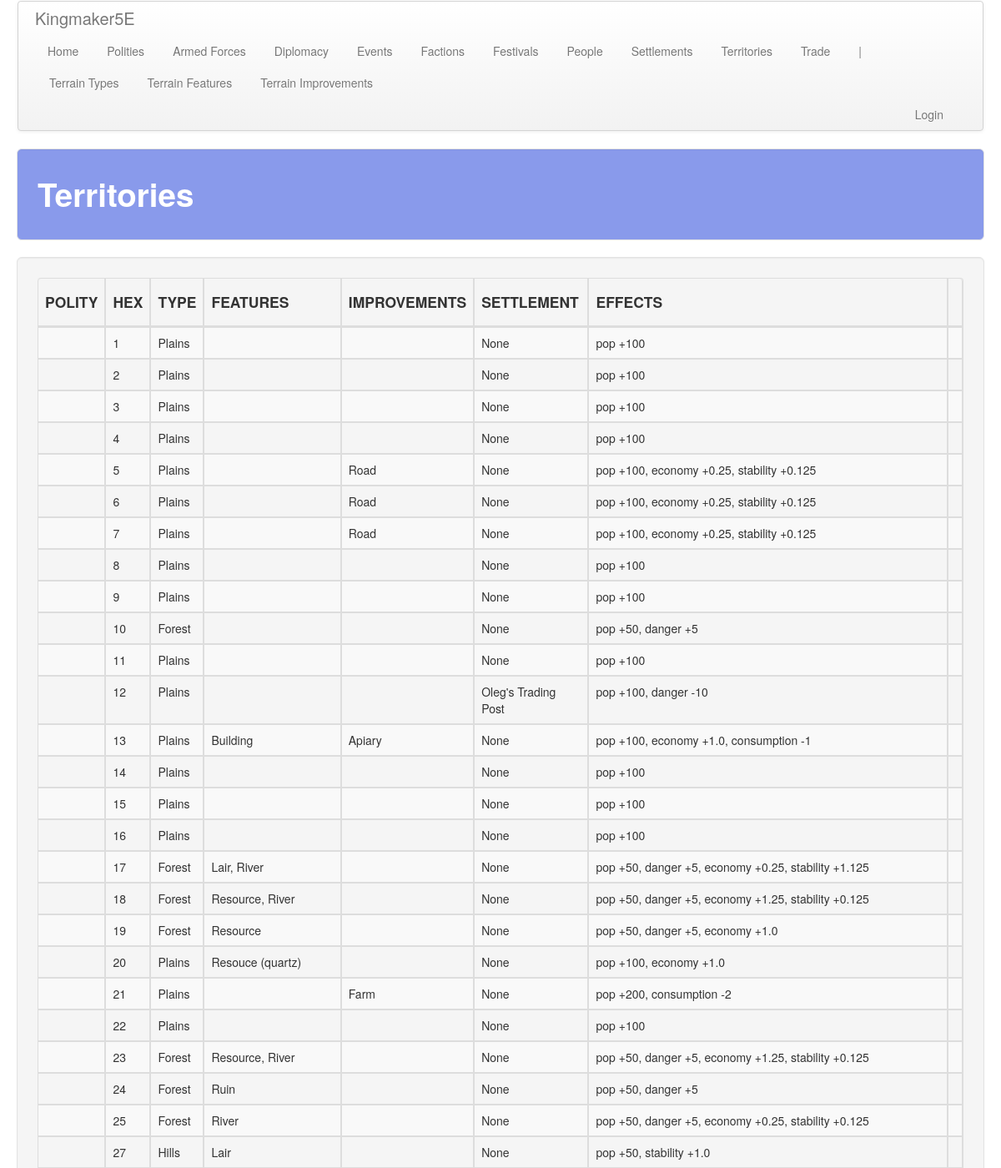
Page /territory/ (upper part) on the committed database.
### territory/models.py (models this page shows, shortened)
class Territory(models.Model):
    polity = models.ForeignKey(
        'polity.Polity', on_delete=models.SET_NULL, default=1,
        related_name='territory', related_query_name='territory',
        null=True, blank=True,
    )
    map = models.ForeignKey(
        Map, on_delete=models.CASCADE, default=1,
        related_name='territory', related_query_name='territory'
    )
    hex = models.IntegerField()
    type = models.ForeignKey(
        Type, on_delete=models.CASCADE, default=1,
        related_name='territory', related_query_name='territory'
    )
    features = models.ManyToManyField(
        Feature, related_name='territory', related_query_name='territory',
        blank=True,
    )
    improvements = models.ManyToManyField(
        Improvement, related_name='territory', related_query_name='territory',
        blank=True,
    )
    name = models.CharField(max_length=default_max_length, blank=True, null=True)
    notes = models.TextField(blank=True, null=True)
    img = models.TextField(blank=True, null=True)
    explored = models.BooleanField(default=False)

class Type(models.Model):
    name = models.CharField(max_length=default_max_length)
    pop_bonus = models.IntegerField(default=0)
    dan_bonus = models.IntegerField(default=0)
    exp_time = models.IntegerField(default=1)
    prep_time = models.IntegerField(default=1)
    prep_cost = models.IntegerField(default=1)
    farm_cost = models.IntegerField(default=1)
    road_cost = models.IntegerField(default=1)
    def __str__(self):
        return self.name

class Improvement(models.Model):
    name = models.CharField(max_length=default_max_length)
    pop_bonus = models.IntegerField(default=0)
    dan_bonus = models.IntegerField(default=0)
    eco_bonus = models.FloatField(default=0)
    loy_bonus = models.FloatField(default=0)
    sta_bonus = models.FloatField(default=0)
    fam_bonus = models.IntegerField(default=0)
    inf_bonus = models.IntegerField(default=0)
    def_bonus = models.IntegerField(default=0)
    con_bonus = models.IntegerField(default=0)
    inc_bonus = models.IntegerField(default=0)
    unr_bonus = models.IntegerField(default=0)
    cost_per_month = models.IntegerField(default=0)
    construction_time = models.IntegerField(default=0)
    exclusive = models.BooleanField()
    desc = models.TextField(default="")
    def __str__(self):
        return self.name

class Feature(models.Model):
    name = models.CharField(max_length=default_max_length)
    desc = models.TextField(default="", blank=True, null=True)
    pop_bonus = models.IntegerField(default=0)
    dan_bonus = models.IntegerField(default=0)
    eco_bonus = models.FloatField(default=0)
    loy_bonus = models.FloatField(default=0)
    sta_bonus = models.FloatField(default=0)
    def_bonus = models.IntegerField(default=0)
    con_bonus = models.IntegerField(default=0)
    inc_bonus = models.IntegerField(default=0)
    unr_bonus = models.IntegerField(default=0)
    def __str__(self):
        return self.name

### settlements/models.py (models this page shows, shortened)
class Settlement(models.Model):
    territory = models.ForeignKey(
        'territory.Territory', on_delete=models.SET_NULL,
        related_name='settlement', related_query_name='settlement',
        null=True, blank=True
    )
    name = models.CharField(max_length=default_max_length)
    capital = models.BooleanField(default=False)

### territory/views.py (the view)
# urls.py: path('', views.territories, name='territories'),
def territories(request):
    obj_plural = a_plural.replace(' ', '_')
    items = a_obj.objects.order_by('polity', 'hex', 'type')
    items = get_territory_effects(items)['territories']
    return render(
        request, '%s/%s.html' % (app_name, obj_plural),
        {'title': obj_plural.capitalize(), obj_plural: items}
    )

### common/settlements.py (called while the page is built, shortened)
def apply_deity_bonuses(building):
    if building.deity.name == "Great Church":
        if building.type.name.lower() == 'cathedral':
            building.loyalty += 4
            building.stability += 4
            building.unrest -= 4
            building.law += 2
        elif building.type.name.lower() == 'temple':
            building.loyalty += 2
            building.stability += 2
            building.unrest -= 2
        elif building.type.name.lower() == 'shrine':
            building.loyalty += 1
            building.unrest -= 1
    return {}

### common/utils.py (called while the page is built)
def get_signed_number(number):
    if number >= 0:
        s = '+%s' % number
    else:
        s = '-%s' % abs(number)
    return {'s': s}

### territory/templates/territory/territories.html (shortened to what this page needs)
<!DOCTYPE html>
{% extends 'territory/base.html' %}
{% load staticfiles %}
{% block table_header %}
    <th class="th_ccell"><h4>POLITY</h4></th>
    <th class="th_ccell"><h4>HEX</h4></th>
    <th class="th_ccell"><h4>TYPE</h4></th>
    <th class="th_ccell"><h4>FEATURES</h4></th>
    <th class="th_ccell"><h4>IMPROVEMENTS</h4></th>
    <th class="th_ccell"><h4>SETTLEMENT</h4></th>
    <th class="th_ccell"><h4>EFFECTS</h4></th>
    <th class="th_ccell"><h4></h4></th>
{% endblock %}
{% block table_body %}
    {% for territory in territories %}
        <tr>
            <td class="tb_lcell">{{ territory.polity.name }}</td>
            <td class="tb_ccell">{{ territory.hex }}</td>
            <td class="tb_ccell">{{ territory.type }}</td>
            <td class="tb_ccell">{{ territory.features.all|join:", " }}</td>
            <td class="tb_ccell">{{ territory.improvements.all|join:", " }}</td>
            <td class="tb_ccell">
                {% if territory.the_settlement %}
                    <div class="clickable-object" style="cursor: pointer;" data-href="{% url 'settlements:buildings' settlement_id=territory.the_settlement.pk %}">
                    {% if territory.the_settlement.capital %}
                        <img src="{% static 'img/glyphicons-halflings-211-king.png' %}" alt="My image"/>
                        <b>{{ territory.the_settlement.name }}</b>
                    {% else %}
                        {{ territory.the_settlement.name }}
                    {% endif %}
                    </div>
                {% else %}
                    None
                {% endif %}
            </td>
            <td class="tb_ccell">{{ territory.effects_summary }}</td>
            <td class="tb_ccell">
            </td>
        </tr>
    {% endfor %}
{% endblock %}

### static/css/custom.css (style rules this page uses)
.th_ccell { text-align: center; padding: 20px 20px 20px 20px; }
.tb_ccell { text-align: center; padding: 20px 20px 20px 20px; }
.tb_lcell { text-align: left; padding: 20px 20px 20px 20px; }

### static/css/hexagons.css (style rules this page uses)
* { margin: 0; padding: 0; }

### rows in the picture
Territory: hex "1", type "Plains", shows "None", effects_summary "pop +100"
Territory: hex "2", type "Plains", shows "None", effects_summary "pop +100"
Territory: hex "3", type "Plains", shows "None", effects_summary "pop +100"
Territory: hex "4", type "Plains", shows "None", effects_summary "pop +100"
Territory: hex "5", type "Plains", improvements.all "Road", shows "None", effects_summary "pop +100, economy +0.25, stability +0.125"
Territory: hex "6", type "Plains", improvements.all "Road", shows "None", effects_summary "pop +100, economy +0.25, stability +0.125"
Territory: hex "7", type "Plains", improvements.all "Road", shows "None", effects_summary "pop +100, economy +0.25, stability +0.125"
Territory: hex "8", type "Plains", shows "None", effects_summary "pop +100"
Territory: hex "9", type "Plains", shows "None", effects_summary "pop +100"
Territory: hex "10", type "Forest", shows "None", effects_summary "pop +50, danger +5"
Territory: hex "11", type "Plains", shows "None", effects_summary "pop +100"
Territory: hex "12", type "Plains", the_settlement.name "Oleg's Trading Post", effects_summary "pop +100, danger -10"
Territory: hex "13", type "Plains", features.all "Building", improvements.all "Apiary", shows "None", effects_summary "pop +100, economy +1.0, consumption -1"
Territory: hex "14", type "Plains", shows "None", effects_summary "pop +100"
Territory: hex "15", type "Plains", shows "None", effects_summary "pop +100"
Territory: hex "16", type "Plains", shows "None", effects_summary "pop +100"
Territory: hex "17", type "Forest", features.all "Lair, River", shows "None", effects_summary "pop +50, danger +5, economy +0.25, stability +1.125"
Territory: hex "18", type "Forest", features.all "Resource, River", shows "None", effects_summary "pop +50, danger +5, economy +1.25, stability +0.125"
Territory: hex "19", type "Forest", features.all "Resource", shows "None", effects_summary "pop +50, danger +5, economy +1.0"
Territory: hex "20", type "Plains", features.all "Resouce (quartz)", shows "None", effects_summary "pop +100, economy +1.0"
Territory: hex "21", type "Plains", improvements.all "Farm", shows "None", effects_summary "pop +200, consumption -2"
Territory: hex "22", type "Plains", shows "None", effects_summary "pop +100"
Territory: hex "23", type "Forest", features.all "Resource, River", shows "None", effects_summary "pop +50, danger +5, economy +1.25, stability +0.125"
Territory: hex "24", type "Forest", features.all "Ruin", shows "None", effects_summary "pop +50, danger +5"
Territory: hex "25", type "Forest", features.all "River", shows "None", effects_summary "pop +50, danger +5, economy +0.25, stability +0.125"
Territory: hex "27", type "Hills", features.all "Lair", shows "None", effects_summary "pop +50, stability +1.0"

### other values in the picture
{{ title }} "Territories"
